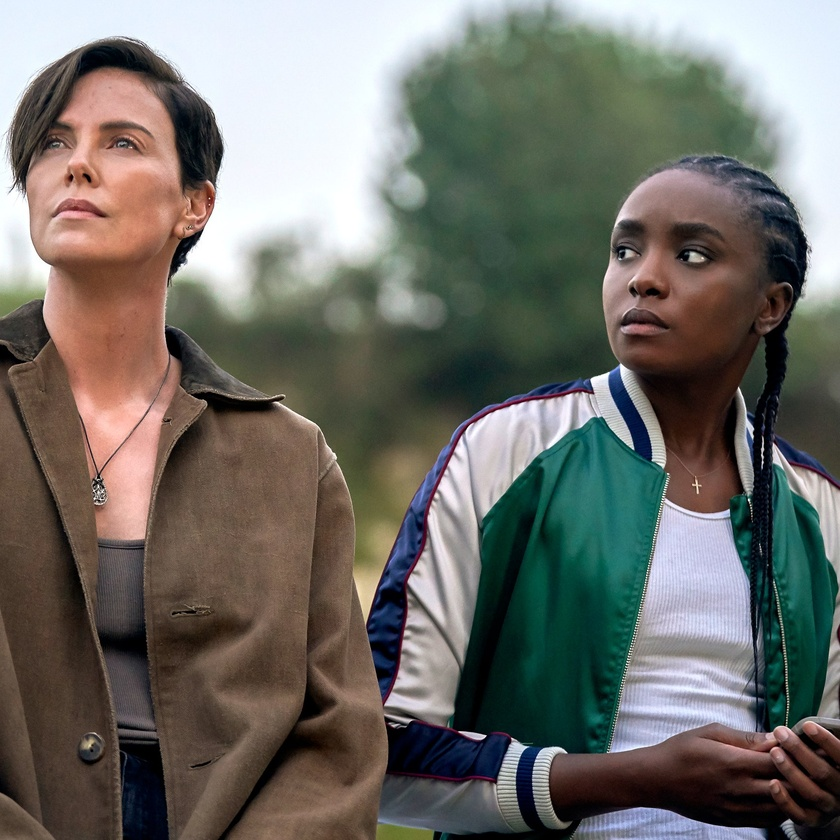
#> input picture Session 2/Brody-TheOldGuard.jpg, 840 x 840 px, shrunk from 1706 x 1706 before the run
$ jupyter execute Face_Detection.ipynb
#> lines starting #> are read from the running program, lines starting #| are printed output that depends on the picture
[cell 1]
import numpy as np

[cell 2]
from PIL import Image
import numpy as np
import matplotlib.pyplot as plt

import cv2

[cell 3]
frame = cv2.imread("Brody-TheOldGuard.jpg")
#> frame is the input picture: shape (840, 840, 3); mean B, G, R 104.1, 110.2, 111.4

[cell 4]
plt.imshow(frame)

[cell 5]
rgb = cv2.cvtColor(frame,cv2.COLOR_BGR2GRAY)
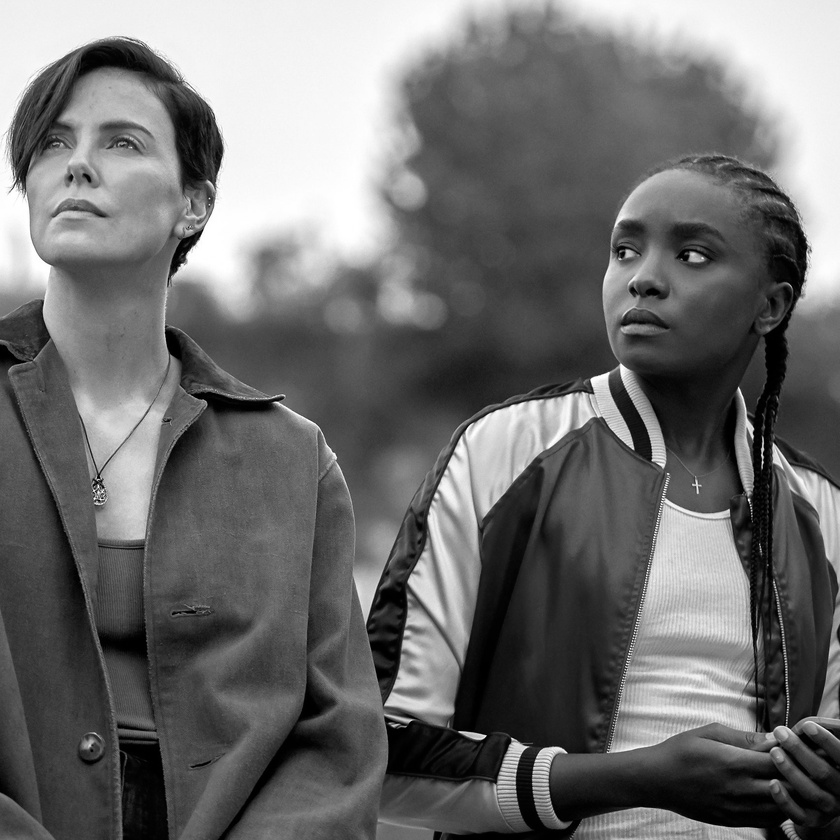
#> rgb: shape (840, 840); min 0, max 255, mean 109.9

[cell 6]
plt.imshow(rgb)

[cell 7]
classifier = cv2.CascadeClassifier("haarcascade_frontalface_default.xml")

[cell 8]
faces = classifier.detectMultiScale(frame,
        scaleFactor=1.3,
        minNeighbors=5,
        minSize=(200, 200))
#> faces = ()

[cell 9]
for (x, y, w, h) in faces:
    cv2.rectangle(frame, (x, y), (x+w, y+h), (0, 255, 0), 2)
#> this loop made 0 passes

[cell 10]
status = cv2.imwrite('faces_detected.jpg', frame)
print ("Image faces_detected.jpg written to filesystem: ",status)
#| Image faces_detected.jpg written to filesystem:  True
